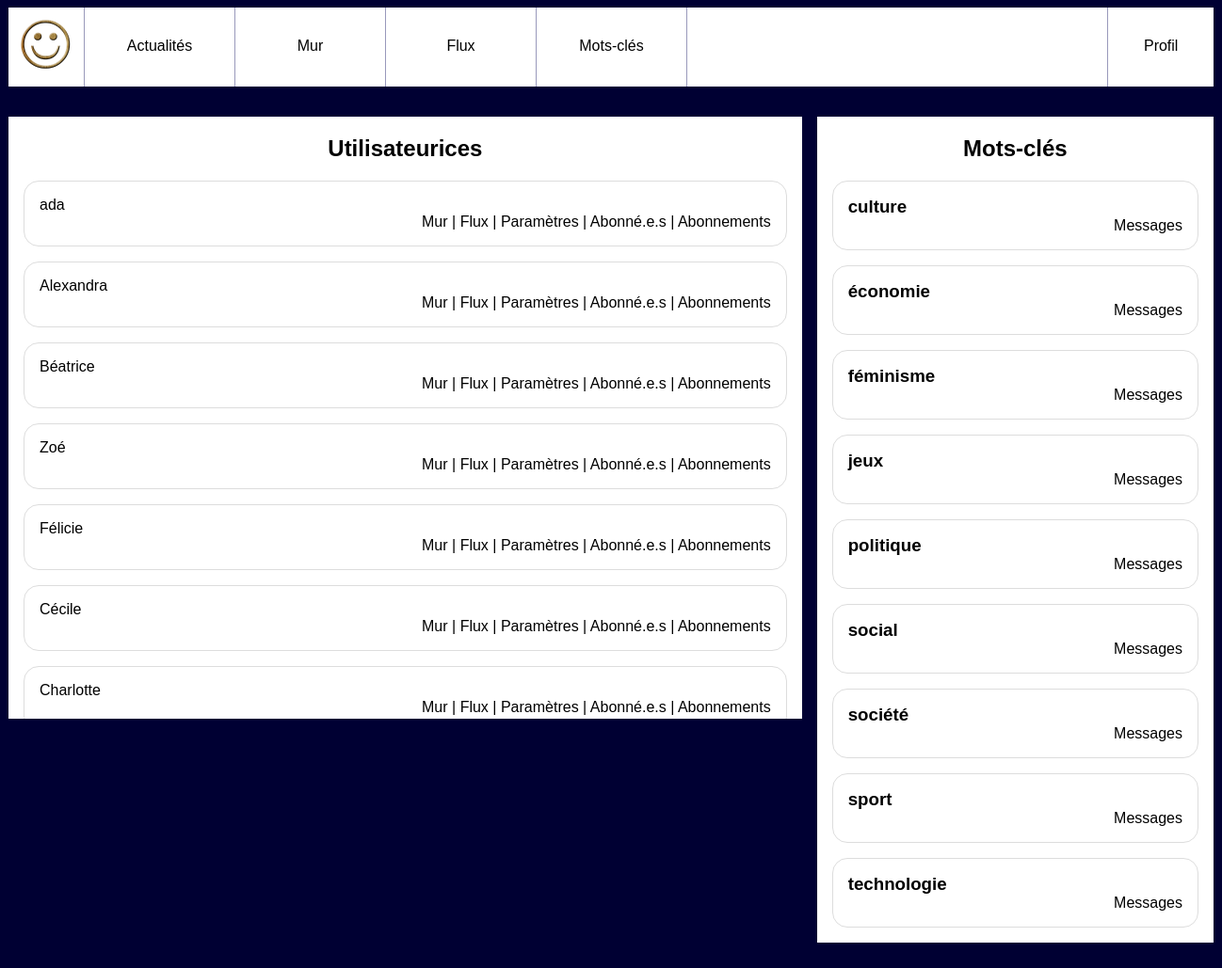
Page /Niveau1/admin.php on the committed database.
### tables this page shows
CREATE TABLE IF NOT EXISTS `tags` (
  `id` INT UNSIGNED NOT NULL AUTO_INCREMENT,
  `label` VARCHAR(255) NOT NULL,
  PRIMARY KEY (`id`),
  UNIQUE INDEX `label_UNIQUE` (`label` ASC));

CREATE TABLE IF NOT EXISTS `users` (
  `id` INT UNSIGNED NOT NULL AUTO_INCREMENT,
  `email` VARCHAR(255) NOT NULL,
  `password` VARCHAR(255) NOT NULL,
  `alias` VARCHAR(255) NOT NULL,
  PRIMARY KEY (`id`),
  UNIQUE INDEX `email_UNIQUE` (`email` ASC),
  UNIQUE INDEX `alias_UNIQUE` (`alias` ASC));

### Niveau1/admin.php (the view, shortened to what this page needs)
<?php
$currentId = $_SESSION['connected_id'];
include './scripts/connexion.php';
?>
<!doctype html>
<html lang="fr">
<head>
    <link rel="stylesheet" href="style.css" />
</head>
<body>
    <?php include './templates/header.php' ?>
    <div id="wrapper" class='admin'>
        <aside>
            <h2>Mots-clés</h2>
            <?php
            $laQuestionEnSql = "SELECT * FROM `tags` LIMIT 50";
            $lesInformations = $mysqli->query($laQuestionEnSql);
            while ($tag = $lesInformations->fetch_assoc()) {
            ?>
                <article>
                    <h3> <?php echo $tag['label'] ?></h3>
                    <nav>
                        <a href="tags.php?tag_id=<?php echo $tag['id'] ?>">Messages</a>
                    </nav>
                </article>
            <?php } ?>
        </aside>
        <main>
            <h2>Utilisateurices</h2>
            <?php
            $laQuestionEnSql = "SELECT * FROM `users` LIMIT 50";
            $lesInformations = $mysqli->query($laQuestionEnSql);
            while ($tag = $lesInformations->fetch_assoc()) {
            ?>
                <article>
                    <h3> <a href="wall.php?user_id=<?php echo $tag['id'] ?>"> <?php echo $tag['alias'] ?> </a> </h3>
                    <nav>
                        <a href="wall.php?user_id=<?php echo $tag['id'] ?>">Mur</a>
                        | <a href="feed.php?user_id=<?php echo $tag['id'] ?>">Flux</a>
                        | <a href="settings.php?user_id=<?php echo $tag['id'] ?>">Paramètres</a>
                        | <a href="followers.php?user_id=<?php echo $tag['id'] ?>">Abonné.e.s</a>
                        | <a href="subscriptions.php?user_id=<?php echo $tag['id'] ?>">Abonnements</a>
                    </nav>
                </article>
            <?php } ?>
        </main>
    </div>
</body>
</html>

### Niveau1/templates/header.php (shortened to what this page needs)
<header>
    <a href='admin.php'><img src="resoc.jpg" alt="Logo de notre réseau social" /></a>
    <nav id="menu">
        <a href="news.php">Actualités</a>
        <a href="wall.php?user_id=<?php echo $currentId ?>">Mur</a>
        <a href="feed.php?user_id=<?php echo $currentId ?>">Flux</a>
        <a href="tags.php?tag_id=1">Mots-clés</a>
    </nav>
    <nav id="user">
        <a>Profil</a>
    </nav>
</header>

### Niveau1/style.css (style rules this page uses)
body { background-color: #003; font-family: Arial; }
a { text-decoration: none; color:black; }
body>header { background-color: #fff; display:flex; width:80em; margin:0 auto 2em auto; padding:0; }
body>header img { height:5em; }
body>header #menu { display:flex; width:50%; align-items: stretch; border-left: 1px solid #99b; }
body>header #menu a { flex:1; text-align: center; padding-top:2em; border-right: 1px solid #99b; }
body>header #user { margin-left: auto; flex:0.2; border-left: 1px solid #99b; }
body>header #user>a { display:block; text-align: center; padding:2em 0; width:100%; }
#wrapper { display:flex; width:80em; margin:0 auto 2em auto; }
#wrapper aside { background-color: #fff; flex:1; padding:1em; border-radius: 1em; }
#wrapper main { flex:3; padding-left:1em; height: 80vh; overflow-y: scroll; }
#wrapper main article { background-color: #fff; padding:1em; margin-bottom: 1em ; border-radius: 1em; }
#wrapper main article h3 { margin:0; padding:0; font-weight: normal; font-size:1em; }
#wrapper.admin { flex-direction: row-reverse }
#wrapper.admin aside { flex:1;margin-left:1em;border-radius:0;padding:0; }
#wrapper.admin main { flex:2;background-color: #fff;border-radius: 0;padding:0; }
#wrapper.admin h2 { text-align: center; }
#wrapper.admin h3 { margin:0; }
#wrapper.admin nav { text-align: right; }
#wrapper.admin article { border:1px solid #ddd;border-radius: 1em;padding:1em;margin:1em; }

### rows in the picture
tags: label "culture"
tags: label "économie"
tags: label "féminisme"
tags: label "jeux"
tags: label "politique"
tags: label "social"
tags: label "société"
tags: label "sport"
tags: label "technologie"
users: alias "ada"
users: alias "Alexandra"
users: alias "Béatrice"
users: alias "Zoé"
users: alias "Félicie"
users: alias "Cécile"
users: alias "Charlotte"
